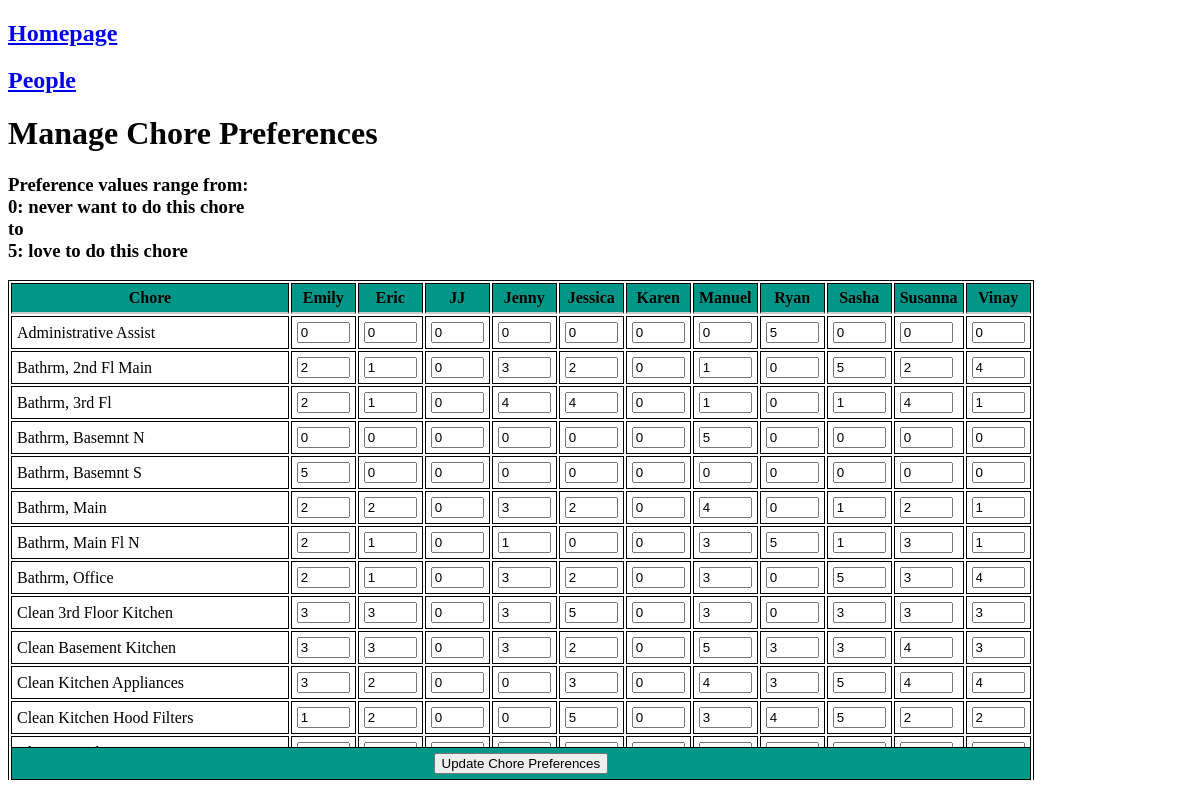
The page /prefs on the database as committed earlier.
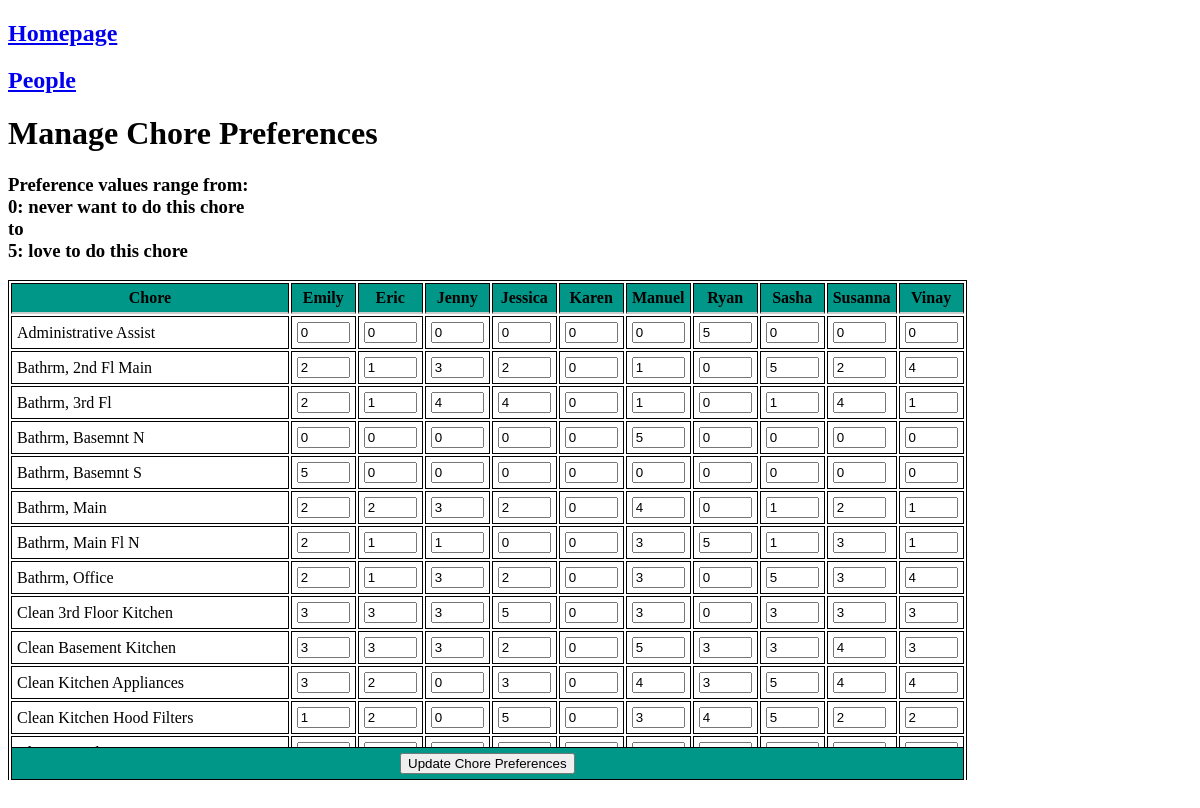
The same page on the database as committed later.
### tables this page shows
CREATE TABLE "people" (
"id" INTEGER,
  "first_name" TEXT,
  "last_name" TEXT,
  "load_fraction" REAL,
  "parent" INTEGER,
  "active" INTEGER,
  "email" TEXT
);

CREATE TABLE "preferences" (
"id" INTEGER,
  "task" TEXT,
  "task_type" TEXT,
  "person_id" INTEGER,
  "preference" INTEGER
);

### chore_chart.py (the view)
@app.route("/prefs", methods=["GET", "POST"])
def prefs():
    with sqlite3.connect(db) as con:
        cur = con.cursor()
        if request.method == 'POST':
            for pref_id, value in request.form.items():
                cur.execute(f"UPDATE preferences SET preference = {value} WHERE id = {pref_id}")
            con.commit()
        people = pd.read_sql(con=con, sql = f"SELECT * FROM people WHERE active")
        people = people.rename(columns = {'id': 'person_id'})
        prefs = pd.read_sql(con=con, sql = f"SELECT * FROM preferences")
        prefs = prefs.merge(people[['person_id','first_name']], on = 'person_id')
        prefs = prefs.sort_values(['task','first_name']).set_index(['task','first_name'])
    return render_template("prefs.html", prefs = prefs)

### templates/prefs.html (shortened to what this page needs)
<!doctype html>
<html>
<head>
  <link rel="stylesheet" href="{{ url_for('static', filename='style.css') }}">
</head>
<body>
  <h2><a href="/">Homepage</a></h2>
  <h2><a href="/people">People</a></h2>
  <h1>Manage Chore Preferences</h1>
  <h3>Preference values range from: <br>
    0: never want to do this chore
    <br>to<br>
    5: love to do this chore</h3>
  <div class="fixed-head">
  <table>
    <thead>
      <tr>
        <th>Chore</th>
	{% for name in prefs.index.levels[1] %}
	    <th>{{name}}</th>
	{% endfor %}
      </tr>
    </thead>
    <form method="POST" action="{{ url_for('prefs') }}">
    <tbody>
      {% for task in prefs.index.levels[0] %}
      <tr>
	<td>{{task}}</td>
	{% for name in prefs.index.levels[1] %}
	<td>
	  <input type="number"
		 value="{{ prefs.loc[(task, name), 'preference'] }}"
		 name="{{ prefs.loc[(task, name), 'id'] }}"
		 step="1" min="0" max="5"/>
	</td>
	{% endfor %}
      </tr>
      {% endfor %}
    </tbody>
    <tfoot>
      <tr>
	<td colspan="{{ prefs.index.levels[1].size + 1 }}" class="center-text">
	  <input type="submit" value="Update Chore Preferences">
	</td>
      </tr>
    </tfoot>
    </form>
  </table>
  </div>
</body>
</html>

### static/style.css (style rules this page uses)
table, th, td { border: 1px solid; }
.fixed-head thead th { background: #009688; position: sticky; top: 0; border-bottom: 2px solid #ccc; }
.fixed-head tfoot { position: sticky; bottom: 0; border-top: 2px solid #ccc; background: #009688; }
.fixed-head { display: block; overflow-y: scroll; height: 500px; }
th, td { padding: 5px; }
.center-text { text-align: center; }
input[type='number'] { width: 45px; }

Rows that differ between the two databases and show on the page:
no longer on this page (row edited): people: first_name "JJ", {{ prefs.loc[(task, name), 'preference'] }} "0"
